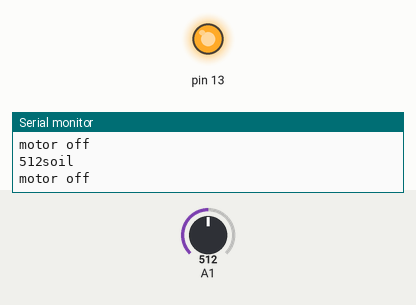
Bench run of a sketch on a simulated Arduino Uno, built with avr-gcc and run on an emulated ATmega328P. On the bench: output pins drawn as LEDs (lit = HIGH), the last lines printed to the serial monitor. The test bench sets the inputs (shaded band); at power-on: A1 = 512.

Above: at 1.8 s.
1.9 s: A1 set to 413
3.4 s: A1 set to 390
At 4.6 s:
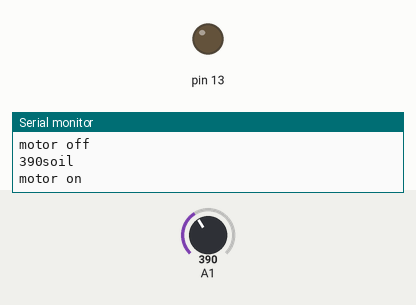
5.5 s: A1 set to 410
At 7.2 s:
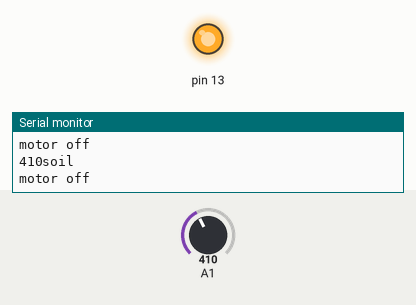
7.5 s: A1 set to 306
At 8.9 s:
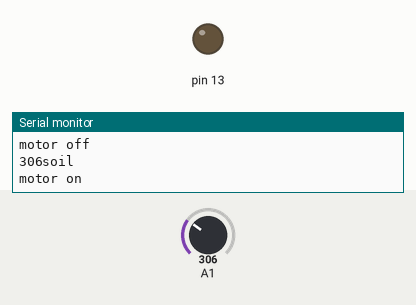
Timing chart, 0 to 10.5 s (numbered marks = the images above; inputs shaded):
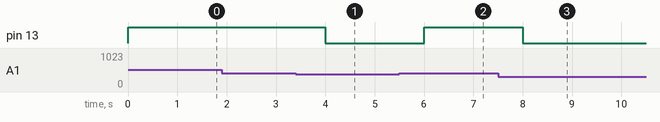

The sketch:

water.ino
```cpp
const int water=6;
void setup() {
  // put your setup code here, to run once:
 Serial.begin(9600);
 pinMode(13,OUTPUT);
}

void loop() {
  // put your main code here, to run repeatedly:
int sensorValue = analogRead(A1);
  // print out the value you read:
  Serial.print(sensorValue);Serial.print("soil");
  Serial.println();
   if(sensorValue<400)
  {
    Serial.println("motor on");
     digitalWrite(13,LOW);
  }
  else{
    Serial.println("motor off");
     digitalWrite(13,HIGH);
  }
  delay(1000);
}
```

Measured:
- the behaviour switches between 400 and 399 on A1 (found by bisection; images 0 and 1)
- after the input at 3.4 s, pin 13: HIGH → LOW after 0.60 s
- after the input at 5.5 s, pin 13: LOW → HIGH after 0.50 s
- after the input at 7.5 s, pin 13: HIGH → LOW after 0.50 s
